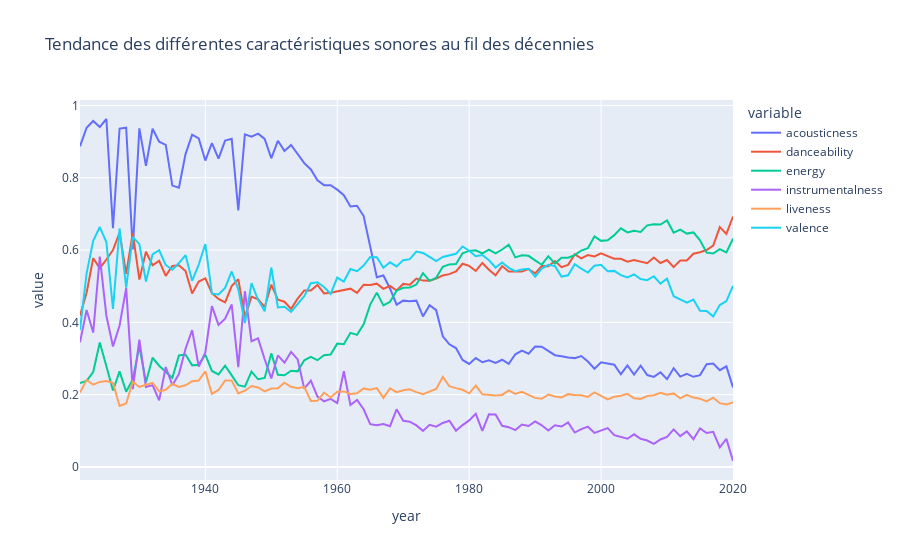

Notebook code cell kept with this figure:
### Code cell
sound_features = ['acousticness', 'danceability', 'energy', 'instrumentalness', 'liveness', 'valence']
fig = px.line(year_data, x='year', y=sound_features,title='Tendance des différentes caractéristiques sonores au fil des décennies')
fig.show()
